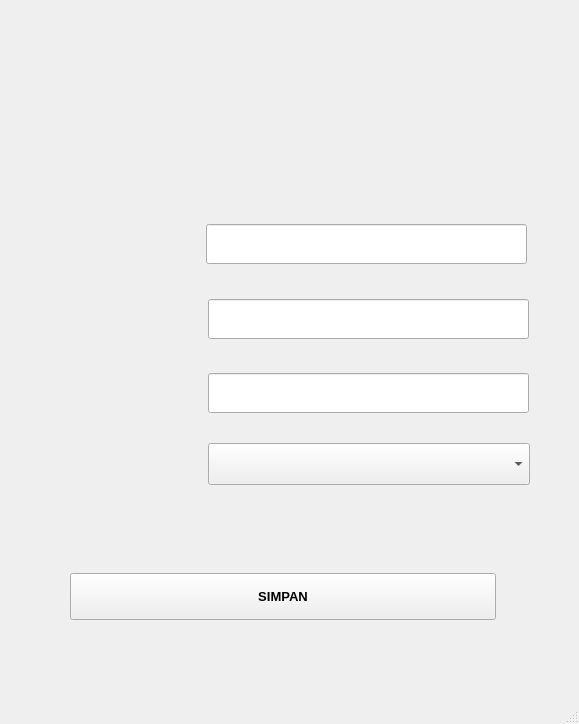
<?xml version="1.0" encoding="UTF-8"?>
<ui version="4.0">
 <class>MainWindow</class>
 <widget class="QMainWindow" name="MainWindow">
  <property name="geometry">
   <rect>
    <x>0</x>
    <y>0</y>
    <width>579</width>
    <height>724</height>
   </rect>
  </property>
  <property name="windowTitle">
   <string>MainWindow</string>
  </property>
  <widget class="QWidget" name="centralwidget">
   <widget class="QLabel" name="label">
    <property name="geometry">
     <rect>
      <x>0</x>
      <y>-3</y>
      <width>580</width>
      <height>675</height>
     </rect>
    </property>
    <property name="text">
     <string/>
    </property>
    <property name="pixmap">
     <pixmap>Registrasi.png</pixmap>
    </property>
    <property name="scaledContents">
     <bool>true</bool>
    </property>
   </widget>
   <widget class="QLineEdit" name="lineEdit_id">
    <property name="geometry">
     <rect>
      <x>206</x>
      <y>224</y>
      <width>321</width>
      <height>40</height>
     </rect>
    </property>
    <property name="font">
     <font>
      <pointsize>9</pointsize>
      <weight>75</weight>
      <bold>true</bold>
     </font>
    </property>
   </widget>
   <widget class="QLineEdit" name="lineEdit_username">
    <property name="geometry">
     <rect>
      <x>208</x>
      <y>299</y>
      <width>321</width>
      <height>40</height>
     </rect>
    </property>
    <property name="font">
     <font>
      <pointsize>9</pointsize>
      <weight>75</weight>
      <bold>true</bold>
     </font>
    </property>
   </widget>
   <widget class="QLineEdit" name="lineEdit_password">
    <property name="geometry">
     <rect>
      <x>208</x>
      <y>373</y>
      <width>321</width>
      <height>40</height>
     </rect>
    </property>
    <property name="font">
     <font>
      <pointsize>9</pointsize>
      <weight>75</weight>
      <bold>true</bold>
     </font>
    </property>
   </widget>
   <widget class="QPushButton" name="pushButton">
    <property name="geometry">
     <rect>
      <x>70</x>
      <y>573</y>
      <width>426</width>
      <height>47</height>
     </rect>
    </property>
    <property name="font">
     <font>
      <pointsize>10</pointsize>
      <weight>75</weight>
      <bold>true</bold>
     </font>
    </property>
    <property name="text">
     <string>SIMPAN</string>
    </property>
   </widget>
   <widget class="QComboBox" name="comboBox">
    <property name="geometry">
     <rect>
      <x>208</x>
      <y>443</y>
      <width>322</width>
      <height>42</height>
     </rect>
    </property>
    <property name="font">
     <font>
      <pointsize>9</pointsize>
      <weight>75</weight>
      <bold>true</bold>
     </font>
    </property>
   </widget>
  </widget>
  <widget class="QMenuBar" name="menubar">
   <property name="geometry">
    <rect>
     <x>0</x>
     <y>0</y>
     <width>579</width>
     <height>26</height>
    </rect>
   </property>
  </widget>
  <widget class="QStatusBar" name="statusbar"/>
 </widget>
 <resources/>
 <connections/>
</ui>
